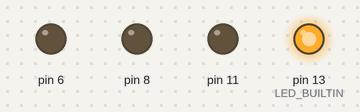
Recording of a sketch running on a simulated Arduino Uno, built with avr-gcc and run on an emulated ATmega328P. Shown: output pins drawn as LEDs (lit = HIGH).

Above: at 0.2 s.
At 2.2 s:
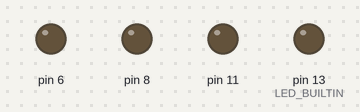
At 5.0 s:
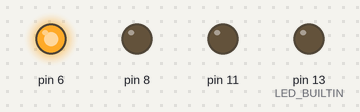
At 7.4 s:
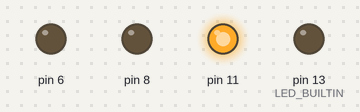
At 9.8 s:
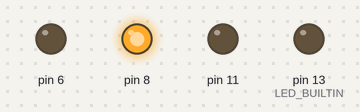
Timing chart, 0 to 10.4 s (numbered marks = the images above):
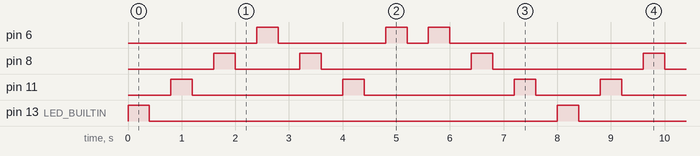

The sketch:

led_squence1.ino
```cpp
// C++ code
//
int anispeed = 0;

void setup()
{
  pinMode(LED_BUILTIN, OUTPUT);
  pinMode(11, OUTPUT);
  pinMode(8, OUTPUT);
  pinMode(6, OUTPUT);
}

void loop()
{
  anispeed = 400;
  digitalWrite(LED_BUILTIN, HIGH);
  delay(anispeed); // Wait for anispeed millisecond(s)
  digitalWrite(LED_BUILTIN, LOW);
  delay(anispeed); // Wait for anispeed millisecond(s)
  digitalWrite(11, HIGH);
  delay(anispeed); // Wait for anispeed millisecond(s)
  digitalWrite(11, LOW);
  delay(anispeed); // Wait for anispeed millisecond(s)
  digitalWrite(8, HIGH);
  delay(anispeed); // Wait for anispeed millisecond(s)
  digitalWrite(8, LOW);
  delay(anispeed); // Wait for anispeed millisecond(s)
  digitalWrite(6, HIGH);
  delay(anispeed); // Wait for anispeed millisecond(s)
  digitalWrite(6, LOW);
  delay(anispeed); // Wait for anispeed millisecond(s)
  digitalWrite(8, HIGH);
  delay(anispeed); // Wait for anispeed millisecond(s)
  digitalWrite(8, LOW);
  delay(anispeed); // Wait for anispeed millisecond(s)
  digitalWrite(11, HIGH);
  delay(anispeed); // Wait for anispeed millisecond(s)
  digitalWrite(11, LOW);
  delay(anispeed); // Wait for anispeed millisecond(s)
  digitalWrite(6, HIGH);
  delay(anispeed); // Wait for anispeed millisecond(s)
  digitalWrite(6, LOW);
  delay(anispeed); // Wait for anispeed millisecond(s)
  digitalWrite(6, HIGH);
  delay(anispeed); // Wait for anispeed millisecond(s)
  digitalWrite(6, LOW);
  delay(anispeed); // Wait for anispeed millisecond(s)
  digitalWrite(8, HIGH);
  delay(anispeed); // Wait for anispeed millisecond(s)
  digitalWrite(8, LOW);
  delay(anispeed); // Wait for anispeed millisecond(s)
  digitalWrite(11, HIGH);
  delay(anispeed); // Wait for anispeed millisecond(s)
  digitalWrite(11, LOW);
  delay(anispeed); // Wait for anispeed millisecond(s)
}
```

Measured:
- by itself, pin 6: repeats every 8.0 s: LOW 2.0 s, HIGH 0.40 s, LOW 0.40 s, HIGH 0.40 s, LOW 4.4 s, HIGH 0.40 s
- by itself, pin 8: repeats every 8.0 s: LOW 1.2 s, 2 × (HIGH 0.40 s, LOW 2.8 s), HIGH 0.40 s
- by itself, pin 11: repeats every 8.0 s: 2 × (LOW 2.8 s, HIGH 0.40 s), LOW 1.2 s, HIGH 0.40 s
- by itself, pin 13 (LED_BUILTIN): alternates HIGH for 0.40 s and LOW for 7.6 s
